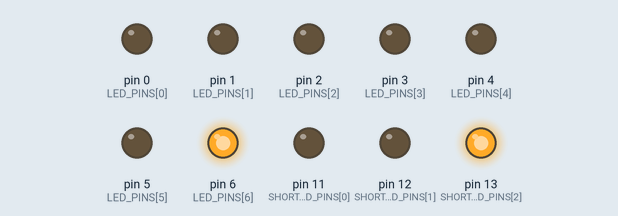
Bench run of a sketch on a simulated Arduino Uno, built with avr-gcc and run on an emulated ATmega328P. On the bench: output pins drawn as LEDs (lit = HIGH).

Above: at 0.05 s.
At 0.35 s:
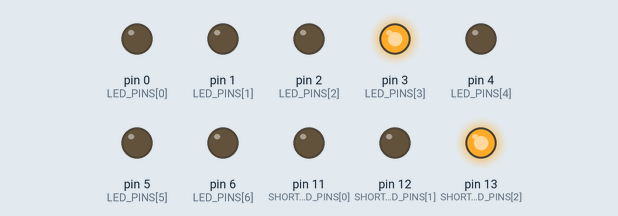
At 0.7 s:
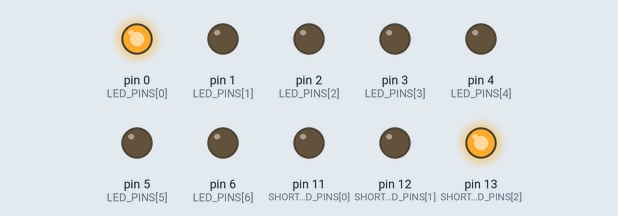
At 1.65 s:
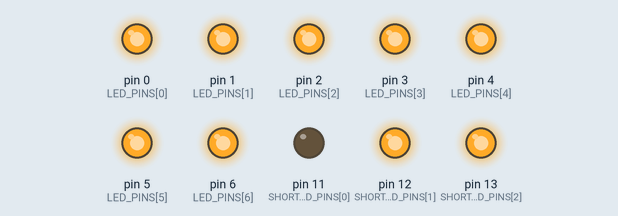
At 2.67 s:
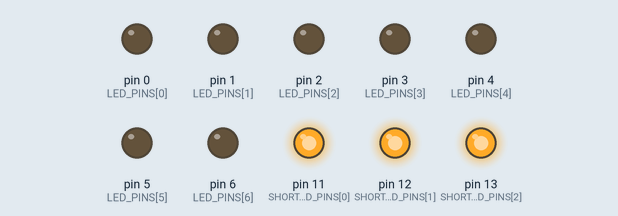
At 3.2 s:
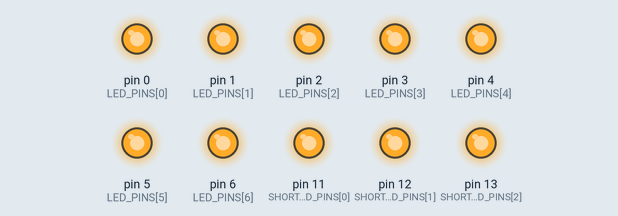
Timing chart, 0 to 4.1 s (numbered marks = the images above):
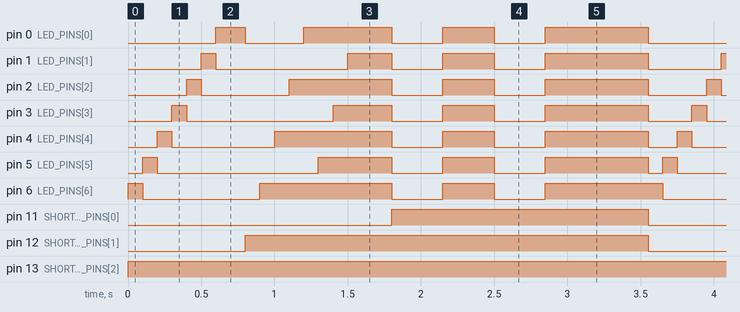

Measured:
- by itself, pin 6 (LED_PINS[6]): repeats every 3.6 s: LOW 0.80 s, HIGH 0.90 s, LOW 0.35 s, HIGH 0.35 s, LOW 0.35 s, HIGH 0.80 s
- by itself, pin 11 (SHORT_LED_PINS[0]): alternates HIGH for 1.8 s and LOW for 1.8 s
- by itself, pin 12 (SHORT_LED_PINS[1]): alternates HIGH for 2.8 s and LOW for 0.80 s
- by itself, pin 13 (SHORT_LED_PINS[2]): LOW → HIGH at 0.00 s
- by itself, pin 3 (LED_PINS[3]): repeats every 3.6 s: LOW 1.0 s, HIGH 0.40 s, LOW 0.35 s, HIGH 0.35 s, LOW 0.35 s, HIGH 0.70 s, LOW 0.30 s, HIGH 0.10 s
- by itself, pin 5 (LED_PINS[5]): repeats every 3.6 s: LOW 1.1 s, HIGH 0.50 s, LOW 0.35 s, HIGH 0.35 s, LOW 0.35 s, HIGH 0.70 s, LOW 0.10 s, HIGH 0.10 s

The sketch:

led_animation.ino
```cpp
/*
 *  LED_ANIMATION
 *  =============
 *   created by: Evandro Murilo
 *
 *   github.com/evandromurilo
 *   evandromurilo.com
*/

byte LED_PINS[] = {0, 1, 2, 3, 4, 5, 6};
byte SHORT_LED_PINS[] = {11, 12, 13, 255};

byte start_animation[] = {B01000000,
                          B00100000,
                          B00010000,
                          B00001000,
                          B00000100,
                          B00000010,
                          B00000001,
                          B10000000};

byte middle_animation[] = {B00000000,
                           B01000000,
                           B01010000,
                           B01010100,
                           B01010101,
                           B01110101,
                           B01111101,
                           B01111111,
                           B01111111,
                           B10000000};

byte end_animation[] = {B00000000,
                        B01111111,
                        B00000000,
                        B01111111,
                        B10000000};

byte short_animation[] = {B00000100,
                          B00000110,
                          B00000111,
                          B10000000};

void setup() {
    for (int i = 0; i < 7; ++i) {
        pinMode(LED_PINS[i], OUTPUT);
    }

    for (int i = 0; i < 3; ++i) {
        pinMode(SHORT_LED_PINS[i], OUTPUT);
    }
}

void loop() {
    playFrame(SHORT_LED_PINS, short_animation);
    playAnimation(LED_PINS, start_animation, 100);
    playFrame(SHORT_LED_PINS, short_animation);
    playAnimation(LED_PINS, middle_animation, 100);
    playFrame(SHORT_LED_PINS, short_animation);
    playAnimation(LED_PINS, end_animation, 350);
}

/*
 * Function: updateLED
 * ---------------
 *  turn LEDs on or off according to led_status
 *
 *  LEDs: an array of LED pins
 *  led_status: a byte where each bit represents a LED status
 */
void updateLED(byte *LEDs, byte led_status) {
    for (int i = 0; i < 7; ++i) {
        // 255 indicates there are no more LEDs
        if (LEDs[i] == 255) break;
        digitalWrite(LEDs[i], bitRead(led_status, i));
    }
}

/*
 * Function: playFrame
 * ---------------
 *  plays a frame of an animation on a set of LEDs
 *
 *  may be used when you don't want to lock the program for the
 *  duration of the animation
 *
 *  cannot play two animations simultaneously
 *
 *  LEDs: an array of LED pins
 *  animation: an array of bytes, each containing the status of the LEDs during
 *             a frame of the animation
 *
 *  returns: false if last frame, true otherwise
 */
bool playFrame(byte *LEDs, byte *animation) {
    static byte *frame;
    static byte *curr_animation;

    if (curr_animation != animation) frame = curr_animation = animation;

    updateLED(LEDs, *frame);
    frame++;

    // a 1 on the leftmost bit of a frame indicates the end of the animation
    if (bitRead(*frame, 7)) {
        frame = animation;
        return false;
    }
    else {
        return true;
    }
}

/*
 * Function: playAnimation
 * ---------------
 *  plays a full animation on a set of LEDs
 *
 *  locks the program until the animation ends
 *
 *  LEDs: an array of LED pins
 *  animation: an array of bytes, each containing the status of the LEDs during
 *             a frame of the animation
 *  d: duration of each frame, in milliseconds
 */
void playAnimation(byte *LEDs, byte *animation, int d) {
    byte *frame = animation;

    // a 1 on the leftmost bit of a frame indicates the end of the animation
    while (!bitRead(*frame, 7)) {
        updateLED(LEDs, *frame);
        delay(d);
        ++frame;
    }

    delay(d);
}
```
